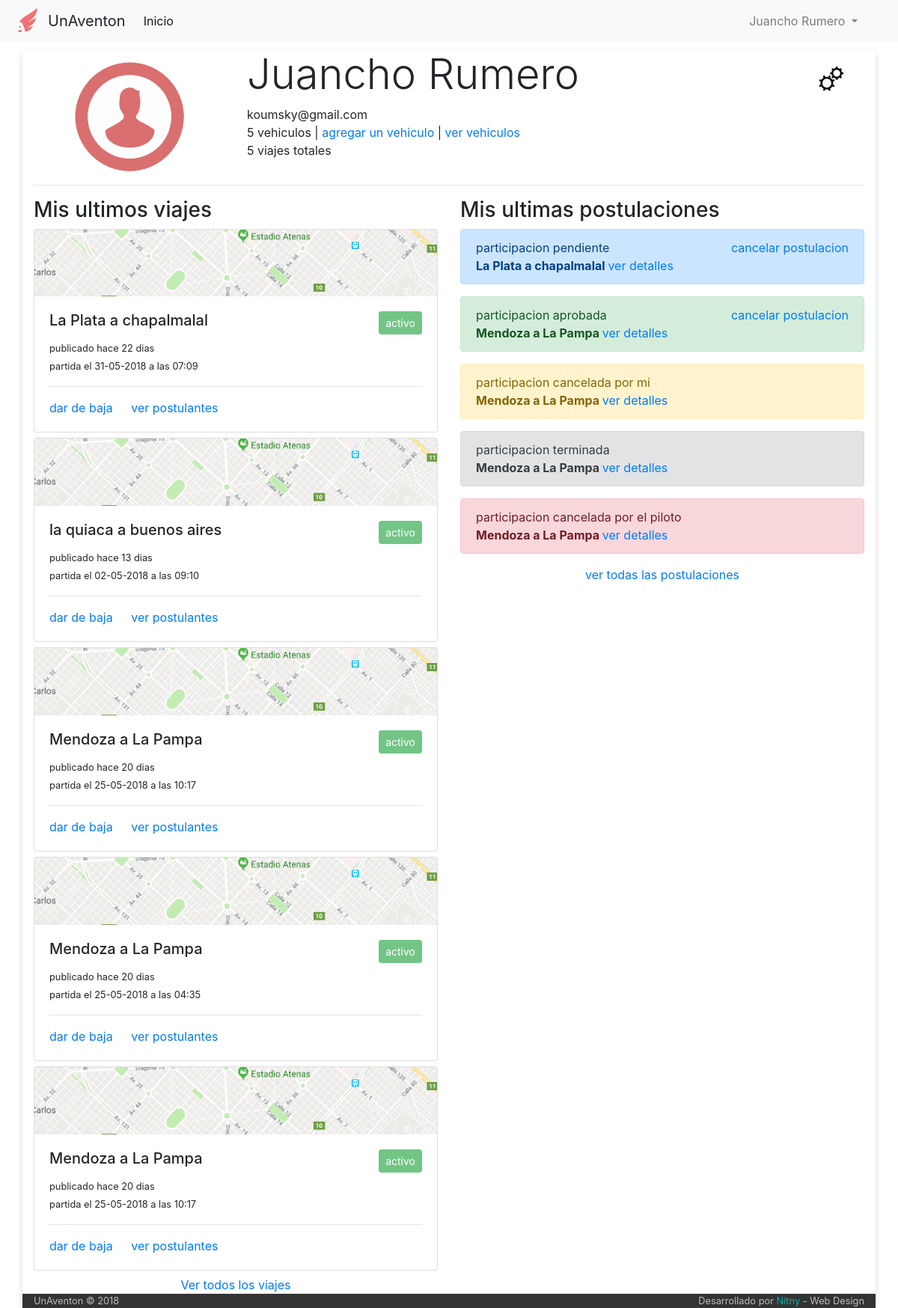
The page /perfil (signed in) on the database its author committed.
### tables this page shows
CREATE TABLE IF NOT EXISTS `usuario` (
  `idUser` int(6) NOT NULL AUTO_INCREMENT,
  `email` varchar(50) NOT NULL,
  `clave` varchar(50) NOT NULL,
  `nombre` varchar(50) NOT NULL,
  `apellido` varchar(50) NOT NULL,
  `admin` int(1) NOT NULL DEFAULT '0',
  PRIMARY KEY (`idUser`)
);

CREATE TABLE IF NOT EXISTS `viaje` (
  `idViaje` int(6) NOT NULL AUTO_INCREMENT,
  `idPiloto` int(6) NOT NULL,
  `idVehiculo` int(6) NOT NULL,
  `fecha_publicacion` datetime NOT NULL,
  `fecha_partida` datetime NOT NULL,
  `tipo` varchar(30) NOT NULL,
  `origen` varchar(60) NOT NULL,
  `destino` varchar(60) NOT NULL,
  `asientos_disponibles` int(2) NOT NULL,
  `costo` int(7) NOT NULL,
  `estado` int(1) NOT NULL DEFAULT '1',
  PRIMARY KEY (`idViaje`)
);

CREATE TABLE IF NOT EXISTS `estado_viaje` (
  `idEstado` int(1) NOT NULL AUTO_INCREMENT,
  `color` varchar(14) NOT NULL,
  `estado` varchar(14) NOT NULL,
  PRIMARY KEY (`idEstado`)
);

CREATE TABLE IF NOT EXISTS `participacion` (
  `idParticipacion` int(6) NOT NULL AUTO_INCREMENT,
  `idUsuario` int(6) NOT NULL,
  `idViaje` int(6) NOT NULL,
  `fecha_solicitud` date NOT NULL,
  `estado` int(1) NOT NULL DEFAULT '1',
  PRIMARY KEY (`idParticipacion`)
);

CREATE TABLE IF NOT EXISTS `estado_participacion` (
  `idEstado` int(1) NOT NULL AUTO_INCREMENT,
  `color` varchar(14) NOT NULL,
  `estado` varchar(40) NOT NULL,
  PRIMARY KEY (`idEstado`)
);

### index.php (called while the page is built, shortened)
<?php
	include ('core/helpers.php');
	include ('php/inicio_body.php');
	$router = new Router;
	$vars = $router->get_variables();
	render($vars);
	include ('php/cierre_body.php');

### core/helpers.php (called while the page is built, shortened)
<?php
function dias_transcurridos($fecha_alta)
{
 $fecha_alta = date_create($fecha_alta);
 $fecha_actual   = date_create(date("d.m.Y"));
 $diferencia     = date_diff($fecha_alta, $fecha_actual);
 $dif     = $diferencia->format('%a');
 if ($dif == 0){
   return 'hoy';
 }
 else if ($dif == 1){
   return 'ayer';
 }
 else {
   return 'hace '.$dif." dias";
 }
}

### controller/perfil.php (the view, shortened to what this page needs)
<?php
function render($vars = [])
{
  include('php/conexion.php');
  $usuario=mysqli_query($conexion,"SELECT *
                                   FROM Usuario
                                   WHERE email='$_SESSION[mail]' limit 1")
                                   or
                                   die("Problemas en la base de datos:".mysqli_error($conexion));
  $user = mysqli_fetch_array($usuario);
  $contador=mysqli_query($conexion,"SELECT count(*) as cont
                                    FROM viaje
                                    where idPiloto='$user[idUser]'")
                                    or
                                    die ("problemas con el contador");
  $contador=mysqli_fetch_array($contador);
  $contador_vehiculos=mysqli_query($conexion,"SELECT count(*) as cont
                                    FROM vehiculo
                                    where idPropietario='$user[idUser]'")
                                    or
                                    die ("problemas con el contador");
  $contador_vehiculos=mysqli_fetch_array($contador_vehiculos);
  ?>
  <div class="row">
    <div class="col-md-3" style="text-align: center">
      <img src="img/user.png" alt="imagen de usuario" style="width: 150px; margin-top: 15px">
    </div>
    <div class="col-md-8">
      <h1 class="display-4"><?php echo $user['nombre']." ".$user['apellido']; ?></h1>
      <span><?php echo $user['email']; ?></span><br>
      <span><?php echo $contador_vehiculos['cont']; ?> vehiculos</span> | <a href="#" data-toggle="modal" data-target="#CargarAuto">agregar un vehiculo</a> | <a href="/listado-vehiculos">ver vehiculos</a> <br>
      <span><?php echo $contador['cont']; ?> viajes totales</span>
    </div>
    <div class="col-md-1">
      <img src="img/cambio.png" alt="boton cambios" style="width: 40px; margin-top: 20px" title="Cambiar datos personales" data-toggle="modal" data-target="#modalCambioDatos">
    </div>
  </div>
  <hr>
  <div class="row">
    <div class="col-md-6">
      <h3>Mis ultimos viajes </h3>
      <?php
        $viajes=mysqli_query($conexion,"SELECT *, viaje.estado as 'estadodelviaje'
                                       FROM viaje
                                       INNER JOIN estado_viaje on viaje.estado=estado_viaje.idEstado
                                       WHERE idPiloto='$user[idUser]'
                                       order by idViaje
                                       limit 5")
                                       or
                                       die("Problemas en la base de datos:".mysqli_error($conexion));
        while ($viaje = mysqli_fetch_array($viajes)) {
          ?>
          <div class="card" style="margin-bottom: 7px">
            <img class="card-img-top" src="img/prueba_maps.png" alt="Card image cap">
            <div class="card-body">
              <h5 class="card-title"><?php echo $viaje['origen']." a ".$viaje['destino'] ?>
                  <button type='button' class='btn btn-<?php echo $viaje['color']; ?> btn-sm float-right ' disabled>
                    <?php echo $viaje['estado']; ?>
                  </button>
              </h5>
              <small class="card-text">publicado <?php echo dias_transcurridos($viaje['fecha_publicacion']); ?> <br>
              partida el <?php echo date("d-m-Y", strtotime($viaje['fecha_partida']));?> a las <?php echo date("H:i", strtotime($viaje['fecha_partida']));?> </small>
              <hr>
              <a href="#" class="card-link">dar de baja</a>
              <a href="#" class="card-link">ver postulantes</a>
            </div>
          </div>
          <?php
        }
      ?>
      <center> <a href="#">Ver todos los viajes</a> </center>
    </div>
    <div class="col-md-6">
      <h3>Mis ultimas postulaciones</h3>
      <?php
        $postulaciones=mysqli_query($conexion,"SELECT *, participacion.estado as estado_participacion, viaje.estado as estado_viaje
                                       FROM participacion
                                       inner join viaje on participacion.idViaje=viaje.idViaje
                                       inner join estado_participacion on participacion.estado=estado_participacion.idEstado
                                       WHERE idUsuario='$user[idUser]'
                                       order by idParticipacion
                                       limit 10")
                                       or
                                       die("Problemas en la base de datos:".mysqli_error($conexion));
        while ($postulacion = mysqli_fetch_array($postulaciones)) {
          echo "<div class='alert alert-".$postulacion['color']."' role='alert'>
                  participacion ".$postulacion['estado'];
          if ($postulacion['estado_participacion'] < 3){
            echo "<span class='float-right'><a href='#'> cancelar postulacion </a> </span>";
          }
          echo "<br><b> ".$postulacion['origen']." a ".$postulacion['destino']." </b> <a href='#' class='float'> ver detalles </a>
                  </div>";
        }
      ?>
        <center><a href="#">ver todas las postulaciones</a></center>
    </div>
  </div>
  <?php
}

### php/inicio_body.php (shortened to what this page needs)
<!DOCTYPE html>
<html>
  <head>
    <link rel="stylesheet" href="https://maxcdn.bootstrapcdn.com/bootstrap/4.0.0/css/bootstrap.min.css">
    <link rel="stylesheet" href="/css/stylo.css">
    <link rel="stylesheet" type="text/css" href="/css/estilo-listado-vehiculos.css">
  </head>
  <body>
    <?php
      include('php/navbar.php');
    ?>
    <div class="container" style="background-color:; border-radius: 5px">

### php/navbar.php (shortened to what this page needs)
<nav class="navbar navbar-expand-lg navbar-light bg-light">
  <img src="img/logo.png" alt="logo" style="width: 40px; margin-right: 8px">
  <a class="navbar-brand">UnAventon</a>
  <div class="collapse navbar-collapse" id="navbarSupportedContent">
    <ul class="navbar-nav mr-auto">
      <li class="nav-item active">
        <a class="nav-link" href="/">Inicio <span class="sr-only">(current)</span></a>
      </li>
    </ul>
      <?php
      if(isset($_SESSION['nombre'])){
        ?>
        <ul class='navbar-nav float-right' style="margin-right: 30px">
            <li class="nav-item dropdown">
                <a class="nav-link dropdown-toggle" href="#" id="navbarDropdown" role="button" data-toggle="dropdown" aria-haspopup="true" aria-expanded="false">
                  <?php echo $_SESSION['nombre']." ".$_SESSION['apellido']; ?>
                </a>
            </li>
        </ul>
        <?php
      }
      ?>
  </div>
</nav>

### php/cierre_body.php (shortened to what this page needs)
<div class="row" style="background-color: #333; color: #bbb">
  <div class="col-md-12">
    <small class="float-left">UnAventon © 2018</small>
    <small class="float-right">Desarrollado por <span style="color:#00b3b3">Nitny</span> - Web Design</small>
  </div>
</div>
</div>
</body>
</html>

### css/stylo.css (style rules this page uses)
body { background-color: #FFF; }
.container { margin-top: 10px; background-color: #fff; box-shadow: 0px 4px 10px #dadada; }

### rows shown on the page
usuario: nombre "Juancho", apellido "Rumero", email "koumsky@gmail.com"
viaje: origen "La Plata", destino "chapalmalal", estado_viaje.estado "activo", fecha_publicacion "hace 22 dias", fecha_partida "31-05-2018", fecha_partida "07:09"
viaje: origen "la quiaca", destino "buenos aires", estado_viaje.estado "activo", fecha_publicacion "hace 13 dias", fecha_partida "02-05-2018", fecha_partida "09:10"
viaje: origen "Mendoza", destino "La Pampa", estado_viaje.estado "activo", fecha_publicacion "hace 20 dias", fecha_partida "25-05-2018", fecha_partida "10:17"
viaje: origen "Mendoza", destino "La Pampa", estado_viaje.estado "activo", fecha_publicacion "hace 20 dias", fecha_partida "25-05-2018", fecha_partida "04:35"
viaje: origen "Mendoza", destino "La Pampa", estado_viaje.estado "activo", fecha_publicacion "hace 20 dias", fecha_partida "25-05-2018", fecha_partida "10:17"
participacion: estado_participacion.estado "pendiente", estado "cancelar postulacion", idViaje.origen "La Plata", idViaje.destino "chapalmalal"
participacion: estado_participacion.estado "aprobada", estado "cancelar postulacion", idViaje.origen "Mendoza", idViaje.destino "La Pampa"
participacion: estado_participacion.estado "cancelada por mi", idViaje.origen "Mendoza", idViaje.destino "La Pampa"
participacion: estado_participacion.estado "terminada", idViaje.origen "Mendoza", idViaje.destino "La Pampa"
participacion: estado_participacion.estado "cancelada por el piloto", idViaje.origen "Mendoza", idViaje.destino "La Pampa"

### other values the page prints
$_SESSION['nombre'] "Juancho"
$_SESSION['apellido'] "Rumero"
$contador_vehiculos['cont'] "5"
$contador['cont'] "5"
